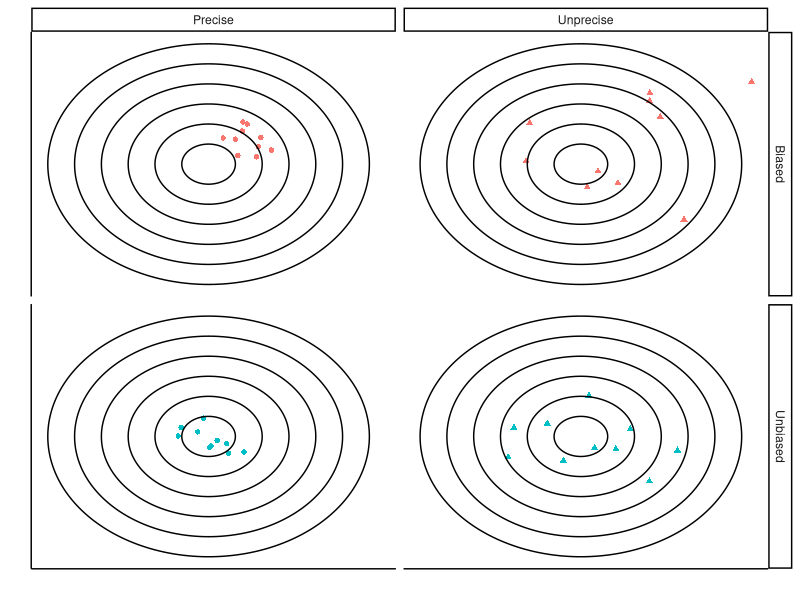

Reproduce this figure in R. (Note: this script raises an error after producing the figure.)
## ---- chunk 1
library(tidyverse)
library(kableExtra)
library(ggforce)
## ---- chunk 2
#| label: fig-biasprecision
#| fig-cap: "Bias and precision."
#| message: false
#| warning: false
#| echo: false
bias <- c(Biased=1.5, Unbiased=0)
precision= c(Precise=0.5, Unprecise=2)
df <- data.frame(B=rep(names(bias), each=2), P=rep(names(precision),2)) |> mutate(m=bias[B], s=precision[P]) |> group_by(B, P) |> reframe(x=rnorm(10, mean=m, sd=s), y=rnorm(10, mean=m, sd=s)) 

ggplot() + geom_point(data=df, aes(x=x, y=y, color=B, shape=P)) + facet_grid(B~P) + geom_circle(data=data.frame(x0=0, y0=0,r=1:6), aes(x0=x0,y0=y0,r=r)) + theme_classic() + theme(panel.grid=element_blank(), axis.ticks  = element_blank(), axis.text=element_blank(), legend.position = "none") + xlab("") + ylab("")
## ---- chunk 3
knitr::include_graphics("figures/pollenurn42.png")
## ---- chunk 4
#| echo: true
## the sample consists of 50 non-allergic (0) and 42 allergic (1).
x <- rep(0:1, c(58, 42))
## ---- chunk 5
#| echo: true
pboot <- replicate(1000, mean(sample(x, replace=TRUE)))
## ---- chunk 6
#| echo: true
ggplot(data.frame(x=pboot), aes(x=x)) + geom_histogram(color="white", binwidth=0.02) + theme_bw() + xlab("p")
## ---- chunk 7
#| echo: true
ciboot <- quantile(pboot, c(0.025, 0.975))
## ---- chunk 8
ggplot(data.frame(x=pboot), aes(x=x, fill=x>ciboot[1] & x<ciboot[2])) + geom_histogram(color="white", binwidth=0.02) + theme_bw() + theme(legend.position="none") + xlab("p") + geom_line(data=data.frame(x=ciboot, y=50), aes(x=x, y=y), arrow=arrow(ends="both")) + annotate("label", x=mean(ciboot), y=50, label="95%")
## ---- chunk 9
set.seed(13)
p <- replicate(100, mean(sample(0:1, 100, p=c(.7,.3), replace=TRUE)))
ggplot(data.frame(x=1:40, p=p[61:100]) %>% mutate(ymin=p-1.96*sqrt((p*(1-p))/100), ymax=p+1.96*sqrt((p*(1-p))/100)), aes(x=x, ymin=ymin, ymax=ymax, color=0.3>ymin & 0.3<ymax)) + geom_errorbar() + geom_hline(yintercept=0.3) + xlab("") + ylab("p") + theme_bw() + theme(legend.position="none")
## ---- chunk 10
w<-seq(-3.5,3.5,.01)
df.nwt <- data.frame(w=w, f=dnorm(w))
plot(ggplot(df.nwt, aes(x=w, y=f)) + geom_line() + theme_bw() + xlab("x") + ylab("f(x)") + geom_area(data=df.nwt %>% filter(abs(w)<qnorm(0.975))) + annotate("label",label=sprintf("95 %%"), x=0, y=0.1, hjust=0.5) + theme(panel.grid.minor = element_blank(), panel.grid.major.x = element_blank()))
## ---- chunk 11
## 95% confidence interval, alpha=0.05
qnorm(1-0.05/2)
## 90% confidence interval, alpha=0.10
qnorm(1-0.10/2)
## 99% confidence interval, alpha=0.01
qnorm(1-0.01/2)
## ---- chunk 12
set.seed(13)
p <- replicate(100, mean(sample(0:1, 100, p=c(.7,.3), replace=TRUE)))
ggplot(data.frame(x=1:40, p=p[61:100]) %>% mutate(ymin=p-1.96*sqrt((p*(1-p))/100), ymax=p+1.96*sqrt((p*(1-p))/100)), aes(x=x, ymin=ymin, ymax=ymax, color=0.3>ymin & 0.3<ymax)) + geom_errorbar() + geom_hline(yintercept=0.3) + xlab("") + ylab("p") + theme_bw() + theme(legend.position="none")
## ---- chunk 13
n=5
alpha = 0.05
## t value
qt(1-alpha/2, df=n-1)
